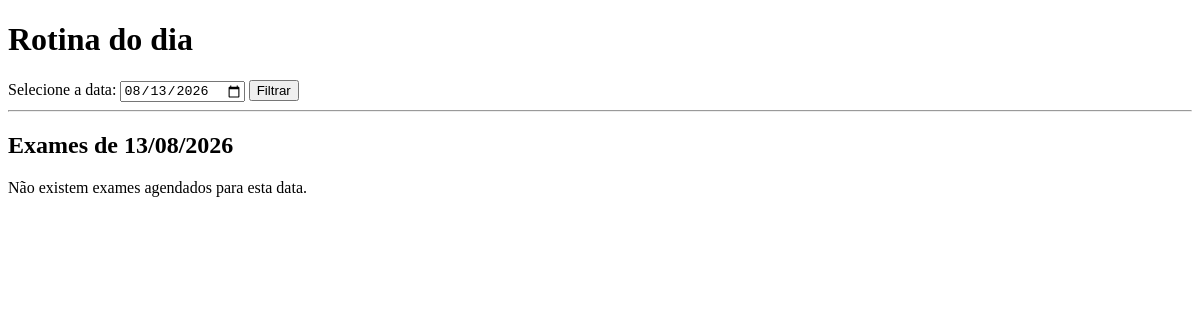
/rotina, run on an earlier commit of the app's database.
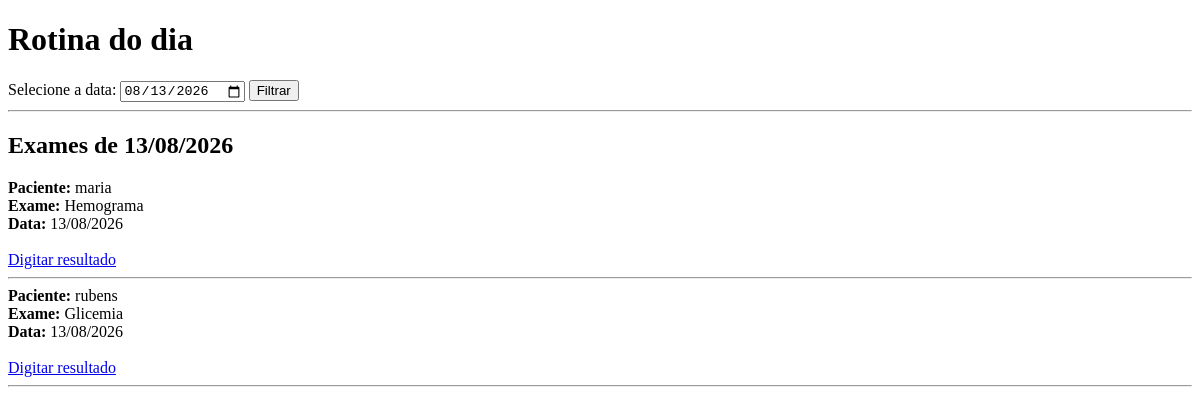
And on a later commit of the database.
### odisseu/models.py (models this page shows, shortened)
class Agendamento(models.Model):
    EXAMES = [
        ('glicemia', 'Glicemia'),
        ('hemograma', 'Hemograma'),
    ]
    paciente = models.ForeignKey(
        Paciente,
        on_delete=models.CASCADE
    )
    exame = models.CharField(
        max_length=50,
        choices=EXAMES
    )
    data = models.DateField()

class Paciente(models.Model):
    nome = models.CharField(max_length=200)
    cpf = models.CharField(max_length=11)
    cns = models.CharField(max_length=14)
    data_nascimento = models.DateField()
    telefone = models.CharField(max_length=20)

### odisseu/views.py (the view)
# urls.py: path('rotina', views.rotina, name='rotina'),
def rotina(request):
    data = request.GET.get('data')
    if data:
        agendamentos = Agendamento.objects.filter(data=data)
    else:
        data = date.today()
        agendamentos = Agendamento.objects.filter(data=data)
    return render(
        request,
        'rotina.html',
        {
            'agendamentos': agendamentos,
            'data': data,
        }
    )

### odisseu/templates/rotina.html (shortened to what this page needs)
<!DOCTYPE html>
<html lang="pt-br">
<head>
</head>
<body>
    <h1>Rotina do dia</h1>
    <form method="GET">
        <label for="data">
            Selecione a data:
        </label>
        <input
            type="date"
            id="data"
            name="data"
            value="{{ data|date:'Y-m-d' }}"
        >
        <button type="submit">
            Filtrar
        </button>
    </form>
    <hr>
    <h2>
        Exames de {{ data|date:"d/m/Y" }}
    </h2>
    {% if agendamentos %}
        {% for agendamento in agendamentos %}
            <div>
                <strong>Paciente:</strong>
                {{ agendamento.paciente.nome }}
                <br>
                <strong>Exame:</strong>
                {{ agendamento.get_exame_display }}
                <br>
                <strong>Data:</strong>
                {{ agendamento.data|date:"d/m/Y" }}
                <br><br>
                <a href="{% url 'digitar_resultados' agendamento.id %}">
                    Digitar resultado
                </a>
            </div>
            <hr>
        {% endfor %}
    {% else %}
        <p>
            Não existem exames agendados para esta data.
        </p>
    {% endif %}
</body>
</html>

What changed in the data, as far as the page shows it:
added Agendamento: paciente.nome "maria", exame "Hemograma", data "13/08/2026"
added Agendamento: paciente.nome "rubens", exame "Glicemia", data "13/08/2026"
Also different on the page:
text no longer shown: "Não existem exames agendados para esta data."
